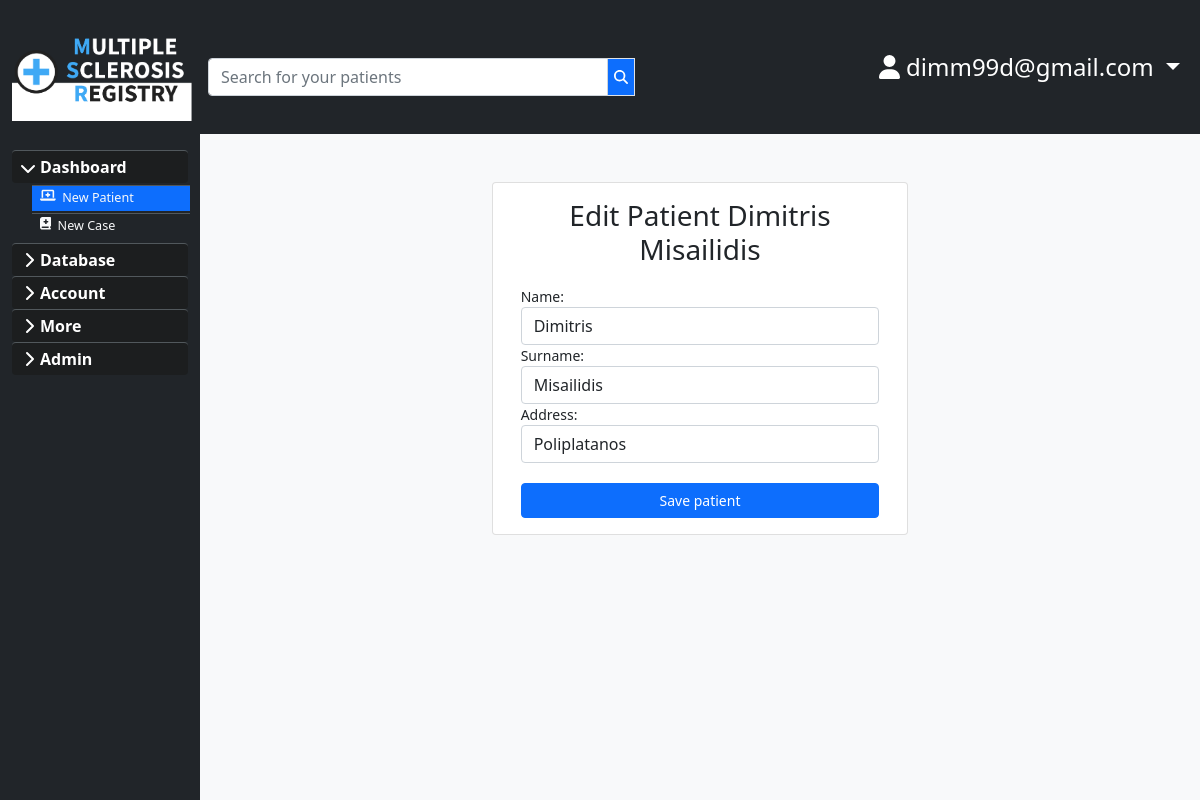
/patientform/update/28 (signed in), run on the app's committed database.
### users/models.py (models this page shows, shortened)
class User(AbstractBaseUser, PermissionsMixin):
    email = models.EmailField(max_length=254, unique=True)
    is_staff = models.BooleanField(default=False)
    is_superuser = models.BooleanField(default=False)
    is_active = models.BooleanField(default=True)
    last_login = models.DateTimeField(null=True, blank=True)
    date_joined = models.DateTimeField(auto_now_add=True)
    name = models.CharField(max_length=25, null=True, blank=True)
    surname = models.CharField(max_length=25, null=True, blank=True)
    USERNAME_FIELD = 'email'
    EMAIL_FIELD = 'email'
    REQUIRED_FIELDS = ['name','surname']
    objects = UserManager()

### main/models.py (models this page shows, shortened)
class Mspatient(models.Model):
    name = models.CharField(max_length=30)
    surname = models.CharField(max_length=30,default='')
    address = models.CharField(max_length=30)
    datecreated = models.DateField(auto_now_add=True)
    createdby = models.ForeignKey(User,editable=False, null=True,blank=True, on_delete= models.SET_NULL)

### main/decorators.py (the view)
        def wrapper_func(request,**kwargs):
            group=None
            if request.user.groups.exists():
                group=request.user.groups.all()[0].name
            if group in allowed_roles:
                return view_func(request,**kwargs)
            else:
                return redirect('/')
            return view_func(request,**kwargs)

### main/forms.py (shortened to what this page needs)
class MspatientForm(ModelForm):
    class Meta:
        model = Mspatient
        fields = '__all__'
        exclude = ('createdby',)
        widgets = {
            'name':forms.TextInput(attrs={'class':'form-control'}),
            'surname':forms.TextInput(attrs={'class':'form-control'}),
            'address':forms.TextInput(attrs={'class':'form-control'}),
        }

### main/templatetags/hasgroup.py (called while the page is built)
@register.filter(name='has_group')
def has_group(user, group_name):
    group = Group.objects.get(name=group_name)
    return True if group in user.groups.all() else False

### main/views.py (called while the page is built)
@allowed_users(allowed_roles=['admin','doctor'])
def updatePatient(request, id):
    mspatient=Mspatient.objects.get(id=id)
    form=MspatientForm(instance=mspatient)
    if request.method =='POST':
        form=MspatientForm(request.POST, instance=mspatient)
        if form.is_valid():
            form.save(user=mspatient.createdby)
            return redirect('/registry')
            messages.success(request, 'Patient Updated')
    context={'form':form,'mspatient':mspatient}
    return render(request,'main/patienteditform.html',context)

### main/templates/main/patienteditform.html (shortened to what this page needs)
{% extends 'main/main_template.html' %}
{% load static %}
{% block content %}
<div class="row">
    {% include 'main/sidebar.html' %}
    <div class="asbcontent col-md-10 col-sm-12 mt-5">
        <div class="row justify-content-center">
        <div class="card patient-form col-sm-12 col-md-10 col-lg-5 ">
        <div class="card-body">
            <h3 class="card-title text-center">Edit Patient {{mspatient.name}} {{mspatient.surname}}</h3>
            <div class="card-text">
                <div class="form-group">
                    <form method="POST" action="" class="needs-validation" novalidate>
                        <div class="form-group">
                        {{form.name.label_tag}}
                        {{form.name}}
                        </div>
                        <div class="form-group">
                            {{form.surname.label_tag}}
                            {{form.surname}}
                        </div>
                        <div class="form-group">
                            {{form.address.label_tag}}
                            {{form.address}}
                        </div>
                        <div class="d-grid gap-2">
                            <button class="btn btn-primary">Save patient</button>
                        </div>
                    </form>
                </div>
            </div>
        </div>
    </div>
</div>
    </div>
</div>
{% endblock %}

### main/templates/main/navbar.html (shortened to what this page needs)
{% load static %}
<div class="row">
  <nav class="navbar navbar-expand-md bg-dark navbar-dark ">
    <div class="col-2" id="headernav">
      <div class="navbar-header">
        <a class=" navbar-brand d-block " href="{% url 'main:homepage' %}">
          <img class="main-icon" src="{% static 'main/brand.png' %}" alt="">
        </a>
      </div>
    </div>
      {% if user.is_authenticated %}
      <div class="col-10" id="navitems">
      <div class="collapse navbar-collapse bg-dark b-0 " id="navbarcollapse">
        <div id="navsearch">
          {% include 'main/search.html' %}
        </div>
        <ul class="nav navbar-nav ms-auto">
          <li class="nav-item dropdown">
            <a  class="fs-4 nav-link dropdown-toggle text-white" href="#" id="userdropdown" role="button" data-bs-toggle="dropdown" aria-haspopup="true" aria-expanded="false">
              <i class="fas fa-user"></i> {{ user.email }}
            </a>
          </li>
        </ul>
      </div>
      </div>
      {% endif %}
    </div>
</div>

### main/static/main/styling.css (style rules this page uses)
.navbar { background: #e7e7e7; }
.main-icon { object-fit: contain; width: 9em; height:auto; }
html,body { height: 100%; overflow: auto; margin-left: calc(100vw - 100%); margin-right: 0; }
form { padding-top: 10px; font-size: 14px; margin-top: 10px; }
.card-title { font-weight:300; }
.btn { font-size: 14px; margin-top:20px; }

### main/static/main/sidebar.css (style rules this page uses)
.dropdown-toggle { outline: 0; }

### data on the page
User: email "dimm99d@gmail.com"
Mspatient: name "Dimitris", surname "Misailidis", address "Poliplatanos"
